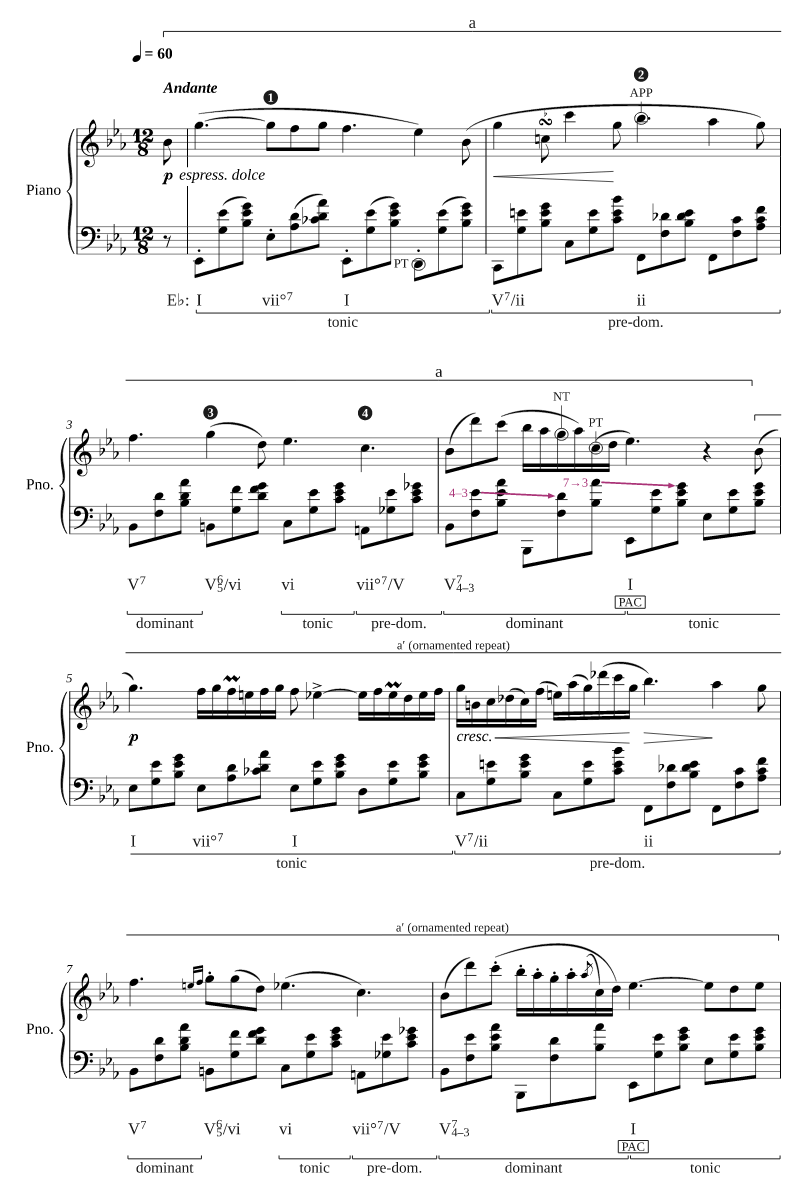
#> input picture tests/golden/chopin_m1-8_all.png, 800 x 1196 px
$ python -i imgs.py   (imports and definitions only)
#> lines starting #> are read from the running program, lines starting #| are printed output that depends on the picture
import json, sys, zlib
from pathlib import Path
import numpy as np
import pikepdf
from PIL import Image, ImageDraw, ImageFont
from scipy import ndimage
from lxml import etree
HOME = Path(__file__).resolve().parent
SCR = Path("/tmp/claude-1000/-home-kema-projects/e7eb6523-6727-4e40-ab68-cd8b0116ddd2/scratchpad")
DS = SCR / "ol/olimpic-1.0-scanned/samples"
OMR = Path("/home/kema/projects/sheet-music-plugin/spike/omr")
BO = OMR / "bench-olimpic"

def sid(name):
    _, w, p, q = name.split("-")
    return w, f"{p}-{q}"

def load(name):
    w, s = sid(name)
    return Image.open(DS / w / f"{s}.png").convert("L")

# [53 lines left out: functions interline, staff_rows, to_pdf, otsu, not called in this run]

def binarize(im):
    a = np.asarray(im)
    return Image.fromarray(((a > otsu(a)) * 255).astype("uint8"))

def rescale(im, target):
    k = target / interline(np.asarray(im))
    return im.resize((round(im.width * k), round(im.height * k)), Image.LANCZOS)

def deskew(im):
    k = max(1, im.width // 1500)
    small = im.resize((im.width // k, im.height // k), Image.BILINEAR)
    best, score = 0.0, -1
    for ang in np.arange(-1.5, 1.51, 0.05):
        r = 255 - np.asarray(small.rotate(float(ang), Image.BILINEAR, fillcolor=255), dtype=float)
        s_ = r.sum(axis=1).var()
        if s_ > score:
            best, score = float(ang), s_
    return (im.rotate(best, Image.BICUBIC, fillcolor=255) if abs(best) > 0.04 else im), best

# [59 lines left out: functions blank_edges, blank_above, real_time, truth_info, insert_time, not called in this run]

>>> from PIL import Image
>>> picture = Image.open('../../../../tests/golden/chopin_m1-8_all.png')
#> picture is the input picture: PIL image 800x1196 P; mean R, G, B 239.3, 239.3, 239.3
>>> result = deskew(picture)
#> the loop in deskew, `for ang in np.arange(-1.5, 1.51, 0.05):` made 61 passes
#> (s_, best, score) on passes 1, 26, 27, 28, 29, 30, 31: (86238745.2, -1.5, 86238745.2), (88594370.6, -0.25, 88594370.6), (96621015.3, -0.2, 96621015.3), (104240414, -0.15, 104240414), (133366100.2, -0.1, 133366100.2), (161073356.2, -0.05, 161073356.2), (161180767, 1.33e-15, 161180767)
#> s_ on passes 2 to 7: 85159633.4, 83499682.4, 82420208.2, 80948363.9, 79636261.6, 78117428.1
#> pass 1, in deskew, `r = 255 - np.asarray(small.rotate(float(ang), Image.BILINEAR, fillcolo..`:
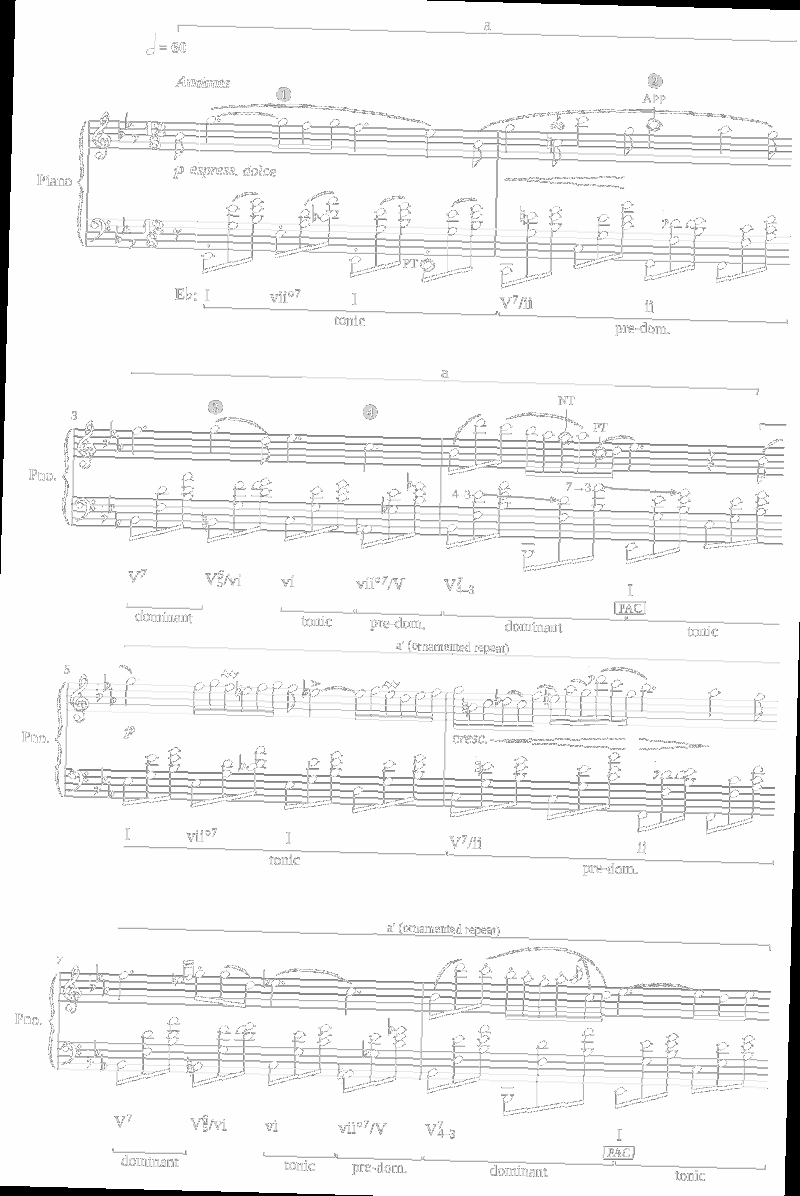
#> r: shape (1196, 800) float64; min 0, max 255, mean 243.4
#> after the loop in deskew, `for ang in np.arange(-1.5, 1.51, 0.05):`: best = 1.33e-15; score = 161180767
